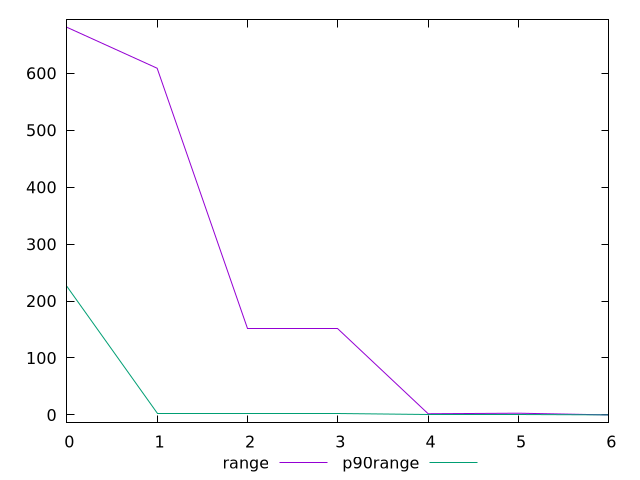

Recreate this plot in gnuplot.
$_range <<EOF
681
609
152
152
2
3
0
EOF
$_p90Range <<EOF
226
2
2
2
1
1
0
EOF
set key outside below
set terminal pngcairo
set output "report_00006_2020-11-02T20-21-41.718Z/uses-rel-preload/progession_range_p90range.png"
set yrange [-13.620000000000001:694.62]
plot $_range title "range" with line ,$_p90Range title "p90range" with line ,
